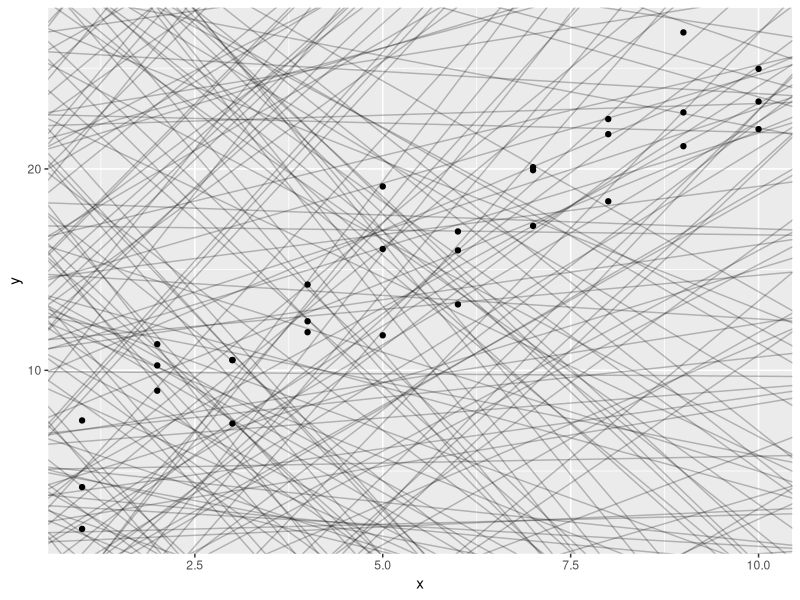
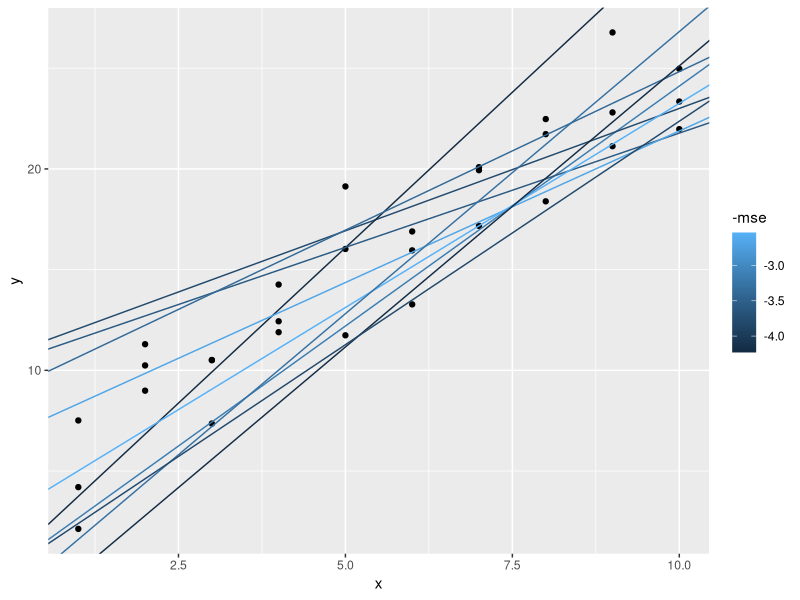
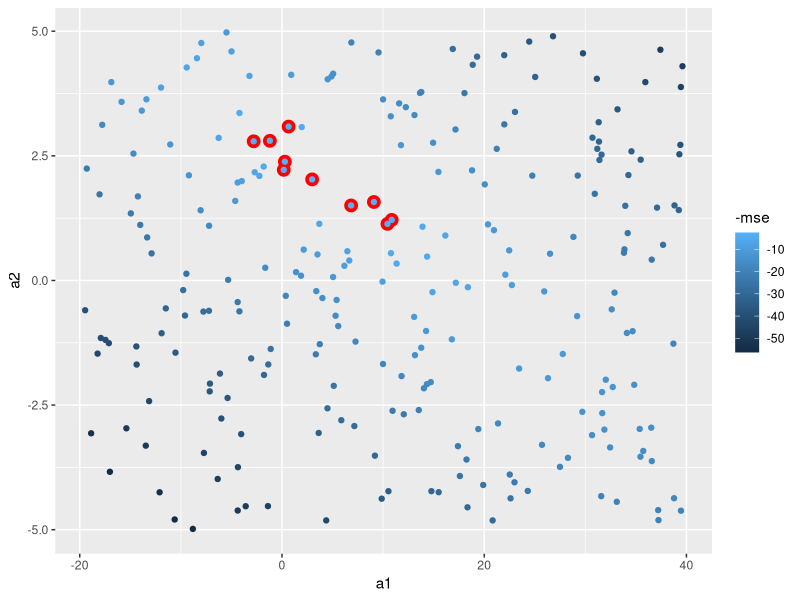

Reproduce these figures in R, in order. (Note: this script raises an error after producing the figures.)
library(tidyverse)

library(modelr)
options(na.action = na.warn)


models <- tibble(
  a1 = runif(250, -20, 40),
  a2 = runif(250, -5, 5)
)

ggplot(sim1, aes(x, y)) + 
  geom_abline(aes(intercept = a1, slope = a2), data = models, alpha = 1/4) +
  geom_point()

model1 <- function(a, data) {
  y = a[1] + data$x * a[2]
  y
}

model1(c(7, 1.5), sim1)

measure_distance <- function(mod, data) {
  diff <- data$y - model1(mod, data)
  sqrt(mean(diff ^ 2))
}
measure_distance(c(7, 1.5), sim1)

sim1_dist <- function(a1, a2) {
  measure_distance(c(a1, a2), sim1)
}

models <- models %>%
  mutate(mse = map2_dbl(a1, a2, sim1_dist))

ggplot(sim1, aes(x, y)) + 
  geom_point() +
  geom_abline(aes(intercept = a1, slope = a2, color = -mse),
              data = filter(models, rank(mse) <= 10))

ggplot(models, aes(a1, a2, colour = -mse)) + 
  geom_point(data = filter(models, rank(mse) <= 10),
             colour = "red", size = 4) +
  geom_point()


ggplot(sim1, aes(x, y)) +
  geom_point() +
  geom_abline(data = filter(grid, rank(mse) <= 10), aes(intercept = a1, slope = a2, colour = -mse))

sim1a <- tibble(
  x = rep(1:10, each = 3),
  y = x * 1.5 + 6 + rt(length(x), df = 2)
)

mod1 <- lm(y ~ x, data = sim1a)

measure_distance <- function(mod, data) {
  diff <- data$y - model1(mod, data)
  sqrt(mean(diff ^ 2))
}

mse <-
  model1(coef(mod1), sim1a) %>%
  measure_distance(sim1a)

coef_mse <- optim(c(0, 0), measure_distance, data = sim1a)$par

measure_distance <- function(mod, data) {
  diff <- data$y - model1(mod, data)
  mean(abs(diff))
}

abs_diff <-
  model1(coef(mod1), sim1a) %>%
  measure_distance(sim1a)

coef_abs <- optim(c(0, 0), measure_distance, data = sim1a)$par

df <- tibble(coef_mse, coef_abs)

ggplot(sim1a, aes(x, y)) + geom_point() +
  geom_abline(intercept = as.numeric(df[1, ]), slope = as.numeric(df[2, ])) +
  annotate("text", x = 1.5, y = 20,
           label = paste0("mse = ", round(mse, 2),"\n abs_diff = ", round(abs_diff, 2)))


sim1a <- tibble(
  x = rep(1:10, each = 3),
  y = x * 1.5 + 6 + rt(length(x), df = 2),
  z = rnorm(30) * y + x
)
mod1 <- lm(y ~ x + z, data = sim1a)

sim1a %>%
  data_grid(x) %>%
  add_predictions(mod1)

sim1a %>%
  add_residuals(mod1) %>%
  ggplot(aes(x, resid)) +
  geom_point()
